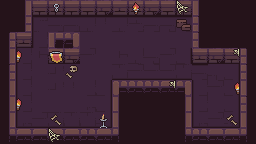

This game map was drawn from its Tiled (.tmx) file and the tilesets committed beside it. A one-line description and the trimmed map source follow:
An orthogonal 16x9 tile map with 16x16 px tiles, 2 tile layers (ground, props) and 14 objects (4x down, 3x up, 3x left, 3x right, player).

<map version="1.10" tiledversion="1.11.2" orientation="orthogonal" renderorder="right-up" width="16" height="9" tilewidth="16" tileheight="16" infinite="0" nextlayerid="5" nextobjectid="24">
 <tileset firstgid="1" source="default.tsx" />
 <layer id="1" name="ground" width="16" height="9">
  <data>[144 cells, 144 non-empty, 46 distinct tile ids]</data>
 </layer>
 <layer id="3" name="props" width="16" height="9">
  <data>[144 cells, 16 non-empty, 11 distinct tile ids]</data>
 </layer>
 <objectgroup color="#f6d32d" id="2" name="doors">
  <object id="10" name="up" x="64" y="0" width="64" height="16" />
  <object id="11" name="up" x="32" y="0" width="16" height="16" />
  <object id="12" name="up" x="144" y="0" width="32" height="16" />
  <object id="13" name="left" x="0" y="64" width="16" height="32" />
  <object id="14" name="left" x="0" y="112" width="16" height="16" />
  <object id="15" name="down" x="16" y="128" width="32" height="16" />
  <object id="16" name="down" x="64" y="128" width="32" height="16" />
  <object id="17" name="down" x="128" y="80" width="32" height="16" />
  <object id="18" name="down" x="192" y="128" width="48" height="16" />
  <object id="19" name="right" x="240" y="96" width="16" height="32" />
  <object id="20" name="right" x="240" y="64" width="16" height="16" />
  <object id="21" name="right" x="192" y="16" width="16" height="32" />
  <object id="22" name="left" x="16" y="16" width="16" height="16" />
 </objectgroup>
 <objectgroup id="4" name="spawns">
  <object id="23" name="player" x="112.389" y="63.7983">
   <point />
  </object>
 </objectgroup>
</map>
